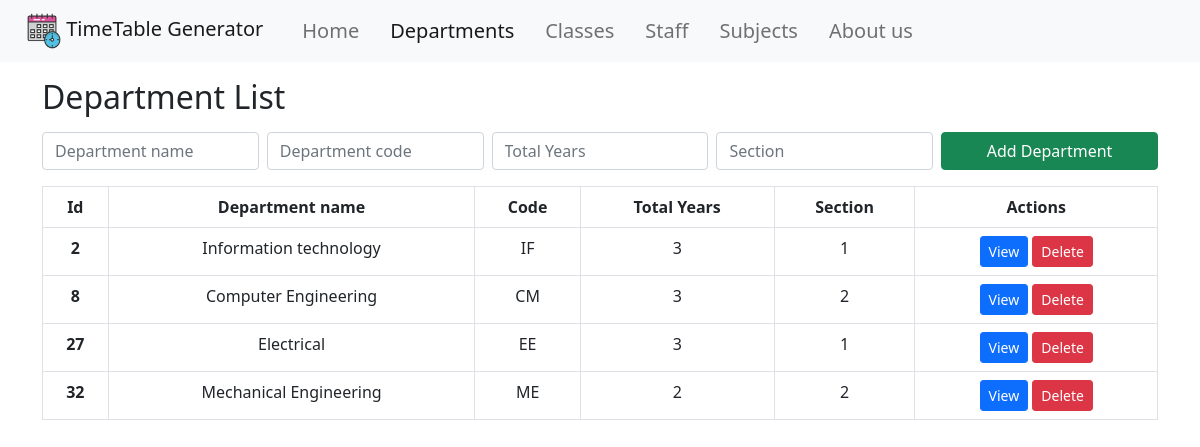
Page /pages/department.php on the committed database.
### tables this page shows
CREATE TABLE `departments` (
  `id` int(11) NOT NULL,
  `dept_name` varchar(255) NOT NULL,
  `d_code` varchar(50) DEFAULT NULL,
  `year` int(11) DEFAULT NULL,
  `sections` int(11) DEFAULT NULL
);

### pages/department.php (the view, shortened to what this page needs)
<?php
include('../utils/dbcon.php');
$query = "SELECT * FROM departments";
$result = mysqli_query($conn, $query);
?>
<!DOCTYPE html>
<html lang="en">
<head>
    <link rel="stylesheet" href="../css/style.css">
    <link href="https://cdn.jsdelivr.net/npm/bootstrap@5.0.2/dist/css/bootstrap.min.css" rel="stylesheet">
</head>
<body>
    <nav class="navbar navbar-expand-lg navbar-light bg-light">
        <div class="container-fluid">
            <a class="navbar-brand" href="../">
                <img src="../Images/logo.webp" width="34" height="36">
                TimeTable Generator</a>
            <div class="collapse navbar-collapse" id="navbarSupportedContent">
                <ul class="navbar-nav me-auto mb-2 mb-lg-0">
                    <li class="nav-item">
                        <a class="nav-link" aria-current="page" href="../">Home</a>
                    </li>
                    <li class="nav-item">
                        <a class="nav-link active" href="#">Departments</a>
                    </li>
                    <li class="nav-item">
                        <a class="nav-link" href="./class.php">Classes</a>
                    </li>
                    <li class="nav-item">
                        <a class="nav-link" href="./staff.php">Staff</a>
                    </li>
                    <li class="nav-item">
                        <a class="nav-link" href="./subjects.php">Subjects</a>
                    </li>
                    <li class="nav-item ">
                        <a class="nav-link" href="./aboutUs.php">About us</a>
                    </li>
                </ul>
            </div>
        </div>
    </nav>
    <div class="container mt-3">
        <div class="head">
            <h2>Department List</h2>
        </div>
        <div class="content">
            <form method="post">
                <div class="row mb-3 g-0">
                    <input type="text" name="departmentName" class="form-control col me-2 mt-2" placeholder="Department name">
                    <input type="text" name="departmentCode" class="form-control col me-2 mt-2" placeholder="Department code">
                    <input type="text" name="year" class="form-control col me-2 mt-2" placeholder="Total Years">
                    <input type="text" name="section" class="form-control col  me-2 mt-2" placeholder="Section">
                    <button type="submit" name="addDepartment" class="btn col btn-success mt-2 ">Add Department</button>
                </div>
            </form>
            <div class="table-responsive">
                <table class="table table-bordered text-center table-hover">
                    <thead>
                        <tr>
                            <th scope="col">Id</th>
                            <th scope="col">Department name</th>
                            <th scope="col">Code</th>
                            <th scope="col">Total Years</th>
                            <th scope="col">Section</th>
                            <th scope="col">Actions</th>
                        </tr>
                    </thead>
                    <tbody>
                        <?php
                        while ($row = mysqli_fetch_assoc($result)) {
                            echo '<tr>';
                            echo '<th scope="row">' . $row['id'] . '</th>';
                            echo '<td scope="row">' . $row['dept_name'] . '</td>';
                            echo '<td scope="row">' . $row['d_code'] . '</td>';
                            echo '<td scope="row">' . $row['year'] . '</td>';
                            echo '<td scope="row">' . $row['sections'] . '</td>';
                            echo '<td>';
                            echo '<button type="button" class="btn btn-primary btn-sm">View</button>';
                            echo '<button type="button" class="btn btn-danger btn-sm" onclick="deleteDepartment(' . $row['id'] . ')">Delete</button>';
                            echo '</td>';
                            echo '</tr>';
                        }
                        ?>
                    </tbody>
                </table>
            </div>
        </div>
    </div>
</body>
</html>

### css/style.css (style rules this page uses)
.navbar a { margin-left: 15px; font-size: 20px; transition: 0.3s ease-out; ; }
.navbar { font-size: 90px; }

### rows in the picture
departments: id "2", dept_name "Information technology", d_code "IF", year "3", sections "1"
departments: id "8", dept_name "Computer Engineering", d_code "CM", year "3", sections "2"
departments: id "27", dept_name "Electrical", d_code "EE", year "3", sections "1"
departments: id "32", dept_name "Mechanical Engineering", d_code "ME", year "2", sections "2"
